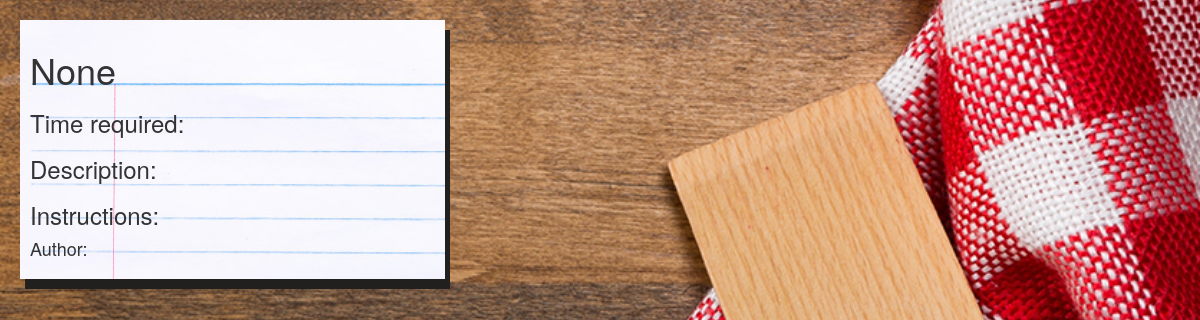
The page /recipe/4/ on the database as committed earlier.
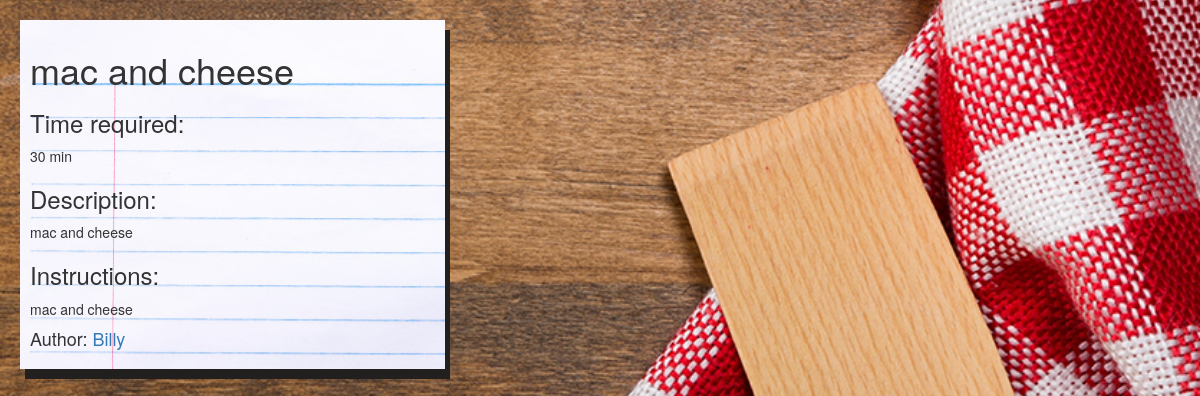
The same page on the database as committed later.
### recipes/models.py (models this page shows)
class Recipe(models.Model):
    title = models.CharField(max_length=50)
    author = models.ForeignKey(Author, on_delete=models.CASCADE)
    description = models.TextField()
    time_required = models.CharField(max_length=80)
    instructions = models.TextField()
    def __str__(self):
        return self.title

class Author(models.Model):
    name = models.CharField(max_length=100)
    bio = models.TextField()
    def __str__(self):
        return self.name

### recipes/views.py (the view)
# urls.py: path('recipe/<int:recipe_id>/', recipe_detail_view),
def recipe_detail_view(request, recipe_id):
    my_recipe = Recipe.objects.filter(id=recipe_id).first()
    return render(request, 'recipe_detail.html', {"recipe": my_recipe})

### templates/recipe_detail.html
{% extends 'base.html' %}
{% block content %}
<div class="notebook-container">
<h1>{{recipe}}</h1>
<h3>Time required: </h3><p>{{ recipe.time_required }}</p>
<h3>Description: </h3><p>{{ recipe.description }}</p>
<h3>Instructions: </h3><p>{{ recipe.instructions }}</p>
<h4>Author: <a href="/author/{{recipe.author.id}}">{{recipe.author}}</a></h4>
</div>
{% endblock %}

### templates/base.html (shortened to what this page needs)
{% load static %}
<!DOCTYPE html>
<html lang="en">
  <head>
    <link href="{% static 'css/style.css'%}" rel="stylesheet">
    <link href="{% static 'css/bootstrap.min.css'%}" rel="stylesheet">
  </head>
  <body>
    {% block content  %}
    {% endblock  %}
  </body>
</html>

### recipes/static/css/style.css (style rules this page uses)
body { background: url("/static/images/recipe_bg.jpg") no-repeat center center fixed; background-size: cover; height: 100%; overflow: hidden; }
.notebook-container { background-image: url("/static/images/notebook.jpg"); background-color: green; height: auto; width: 425px; padding: 10px; margin: 20px; box-shadow: 5px 10px #221f1f; }

Rows that differ between the two databases and show on the page:
added Recipe: title "mac and cheese", time_required "30 min", description "mac and cheese", instructions "mac and cheese", author "Billy"
Other text that changed with them:
{{ recipe }}: "None" → (not shown)
